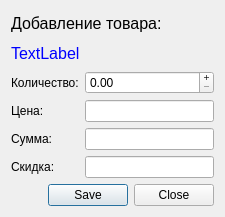
<?xml version="1.0" encoding="UTF-8"?>
<ui version="4.0">
 <class>AddArticleDialog</class>
 <widget class="QDialog" name="AddArticleDialog">
  <property name="geometry">
   <rect>
    <x>0</x>
    <y>0</y>
    <width>225</width>
    <height>217</height>
   </rect>
  </property>
  <property name="windowTitle">
   <string>Добавление товара</string>
  </property>
  <layout class="QGridLayout" name="gridLayout">
   <item row="1" column="0">
    <widget class="QLabel" name="labelArticleInfo">
     <property name="font">
      <font>
       <pointsize>12</pointsize>
      </font>
     </property>
     <property name="styleSheet">
      <string notr="true">color: rgb(0, 0, 255);</string>
     </property>
     <property name="text">
      <string>TextLabel</string>
     </property>
    </widget>
   </item>
   <item row="0" column="0">
    <widget class="QLabel" name="label">
     <property name="font">
      <font>
       <pointsize>12</pointsize>
      </font>
     </property>
     <property name="text">
      <string>Добавление товара:</string>
     </property>
    </widget>
   </item>
   <item row="2" column="0">
    <layout class="QFormLayout" name="formLayout">
     <item row="0" column="0">
      <widget class="QLabel" name="label_2">
       <property name="text">
        <string>Количество:</string>
       </property>
      </widget>
     </item>
     <item row="0" column="1">
      <widget class="QDoubleSpinBox" name="spinBoxAmount">
       <property name="wrapping">
        <bool>false</bool>
       </property>
       <property name="buttonSymbols">
        <enum>QAbstractSpinBox::PlusMinus</enum>
       </property>
       <property name="maximum">
        <double>99999.990000000005239</double>
       </property>
      </widget>
     </item>
     <item row="1" column="0">
      <widget class="QLabel" name="label_3">
       <property name="text">
        <string>Цена:</string>
       </property>
      </widget>
     </item>
     <item row="1" column="1">
      <widget class="QLineEdit" name="lineEditPrice"/>
     </item>
     <item row="2" column="0">
      <widget class="QLabel" name="label_4">
       <property name="text">
        <string>Сумма:</string>
       </property>
      </widget>
     </item>
     <item row="2" column="1">
      <widget class="QLineEdit" name="lineEditSumm"/>
     </item>
     <item row="3" column="0">
      <widget class="QLabel" name="label_5">
       <property name="text">
        <string>Скидка:</string>
       </property>
      </widget>
     </item>
     <item row="3" column="1">
      <widget class="QLineEdit" name="lineEditDiscount">
       <property name="toolTip">
        <string>Только положительное значение</string>
       </property>
      </widget>
     </item>
    </layout>
   </item>
   <item row="3" column="0">
    <widget class="QDialogButtonBox" name="buttonBox">
     <property name="standardButtons">
      <set>QDialogButtonBox::Close|QDialogButtonBox::Save</set>
     </property>
    </widget>
   </item>
  </layout>
 </widget>
 <resources/>
 <connections/>
</ui>
